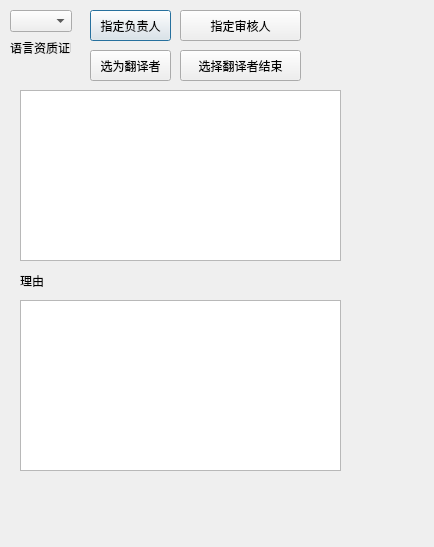
<?xml version="1.0" encoding="UTF-8"?>
<ui version="4.0">
 <class>dlg_r_alllco</class>
 <widget class="QDialog" name="dlg_r_alllco">
  <property name="geometry">
   <rect>
    <x>0</x>
    <y>0</y>
    <width>434</width>
    <height>547</height>
   </rect>
  </property>
  <property name="windowTitle">
   <string>Dialog</string>
  </property>
  <widget class="QPushButton" name="pushButton_set">
   <property name="geometry">
    <rect>
     <x>90</x>
     <y>10</y>
     <width>81</width>
     <height>31</height>
    </rect>
   </property>
   <property name="text">
    <string>指定负责人</string>
   </property>
  </widget>
  <widget class="QComboBox" name="comboBox_sign">
   <property name="geometry">
    <rect>
     <x>10</x>
     <y>10</y>
     <width>62</width>
     <height>22</height>
    </rect>
   </property>
  </widget>
  <widget class="QTextBrowser" name="textBrowser_001">
   <property name="geometry">
    <rect>
     <x>20</x>
     <y>90</y>
     <width>321</width>
     <height>171</height>
    </rect>
   </property>
  </widget>
  <widget class="QTextBrowser" name="textBrowser_002">
   <property name="geometry">
    <rect>
     <x>20</x>
     <y>300</y>
     <width>321</width>
     <height>171</height>
    </rect>
   </property>
  </widget>
  <widget class="QLabel" name="label">
   <property name="geometry">
    <rect>
     <x>10</x>
     <y>40</y>
     <width>61</width>
     <height>16</height>
    </rect>
   </property>
   <property name="text">
    <string>语言资质证明</string>
   </property>
  </widget>
  <widget class="QLabel" name="label_2">
   <property name="geometry">
    <rect>
     <x>20</x>
     <y>270</y>
     <width>51</width>
     <height>21</height>
    </rect>
   </property>
   <property name="text">
    <string>理由</string>
   </property>
  </widget>
  <widget class="QPushButton" name="pushButton_select">
   <property name="geometry">
    <rect>
     <x>90</x>
     <y>50</y>
     <width>81</width>
     <height>31</height>
    </rect>
   </property>
   <property name="text">
    <string>选为翻译者</string>
   </property>
  </widget>
  <widget class="QPushButton" name="pushButton_endselect">
   <property name="geometry">
    <rect>
     <x>180</x>
     <y>50</y>
     <width>121</width>
     <height>31</height>
    </rect>
   </property>
   <property name="text">
    <string>选择翻译者结束</string>
   </property>
  </widget>
  <widget class="QPushButton" name="pushButton_set_re">
   <property name="geometry">
    <rect>
     <x>180</x>
     <y>10</y>
     <width>121</width>
     <height>31</height>
    </rect>
   </property>
   <property name="text">
    <string>指定审核人</string>
   </property>
  </widget>
 </widget>
 <resources/>
 <connections/>
</ui>
